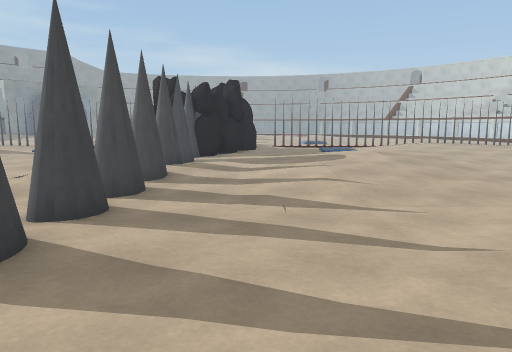
[1] (above)

24 first-person views from a walk through a scene from a Unity 3-D project. The camera is 1.4 m above the floor, tilts 8° down and sees 70° across. The floor is counted in squares, 1 m on a side. Each view is taken from the middle of a square. On the plan, view 1 faces up. The plan holds only what a view shows up to about 16 squares ahead; the rest is blank. The place goes on beyond the plan. The player character is not drawn. Some animated figures are left out. Some surface patterns are stand-ins.

[2]
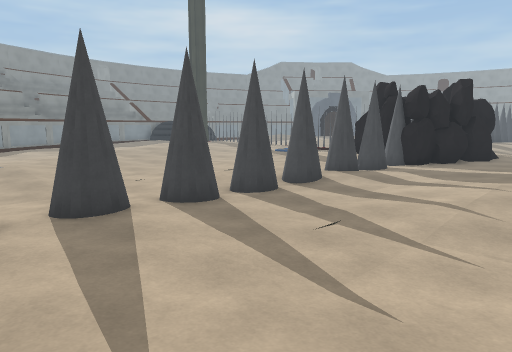

[3]
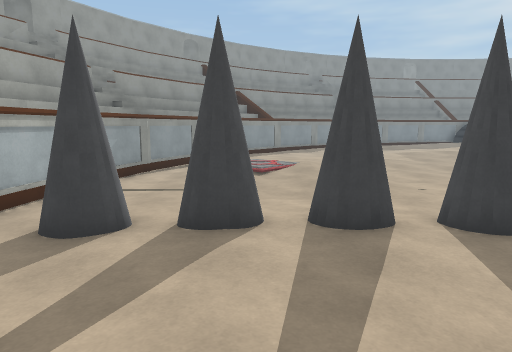

[4]
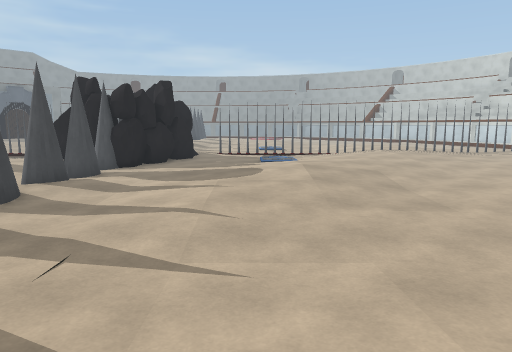

[5]
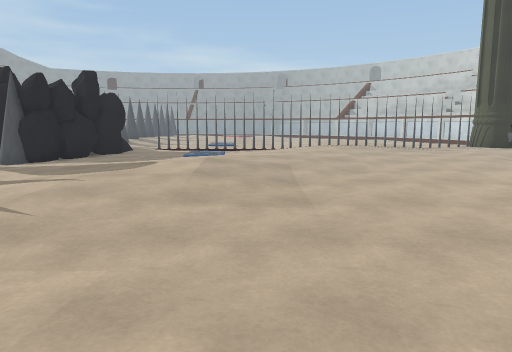

[6]
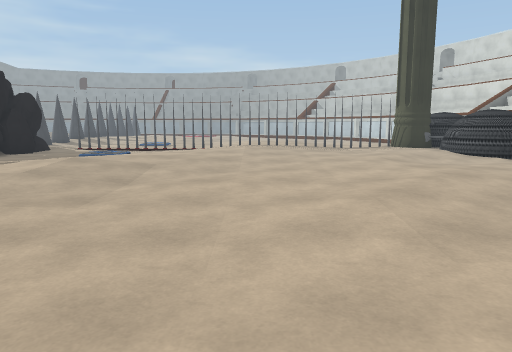

[7]
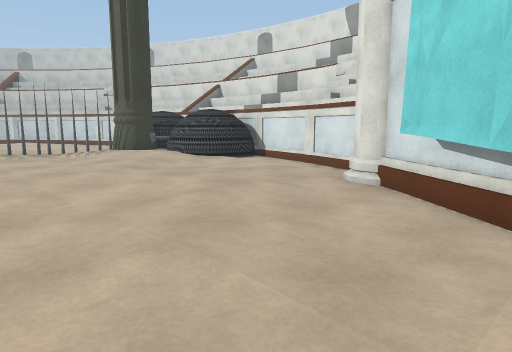

[8]
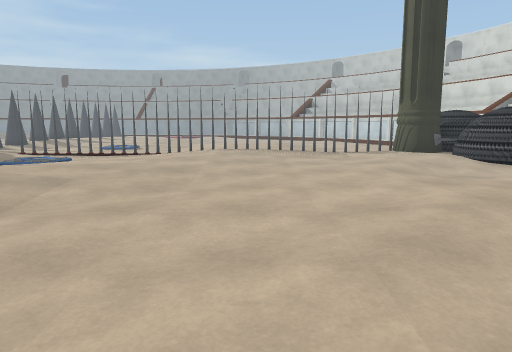

[9]
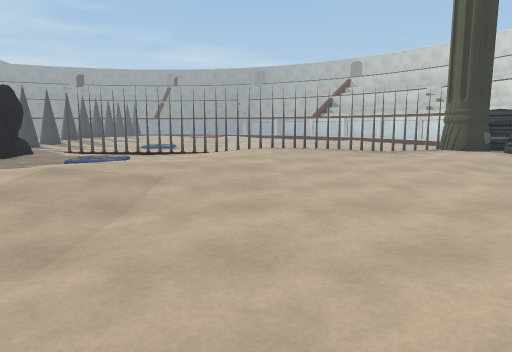

[10]
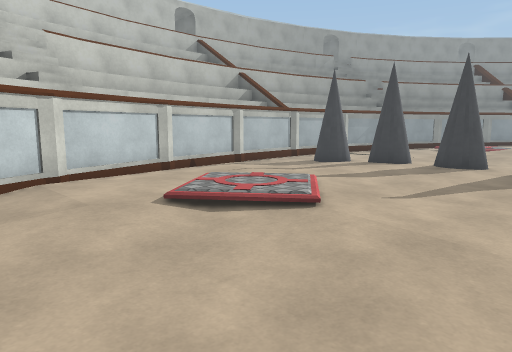

[11]
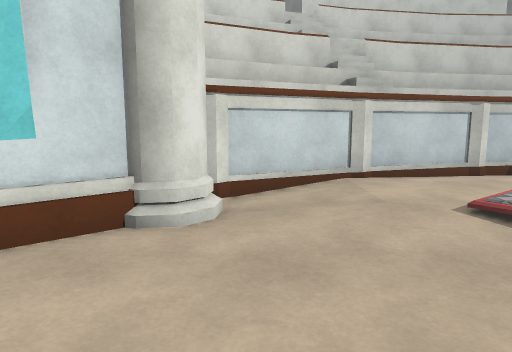

[12]
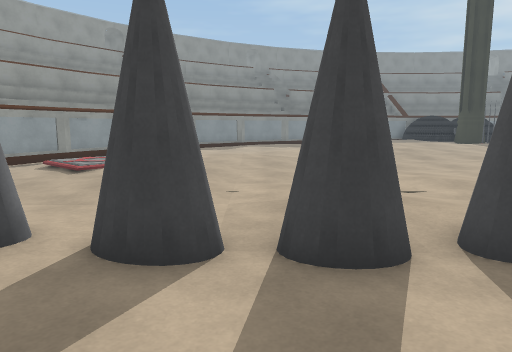

[13]
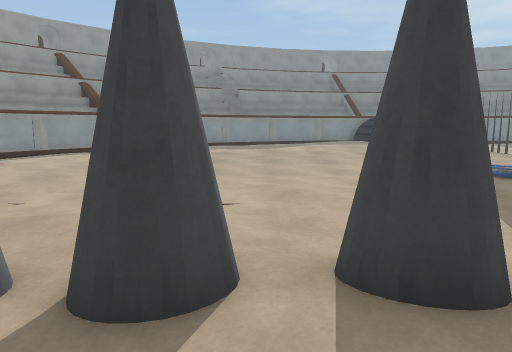

[14]
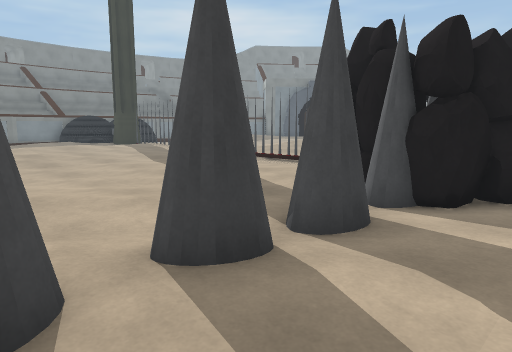

[15]
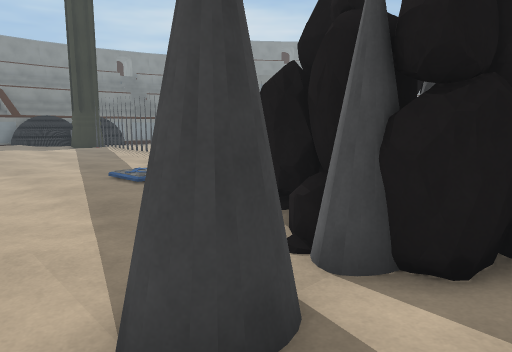

[16]
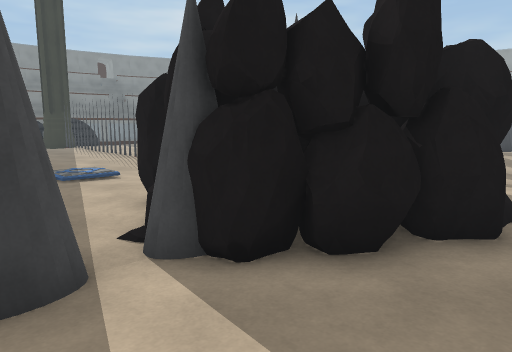

[17]
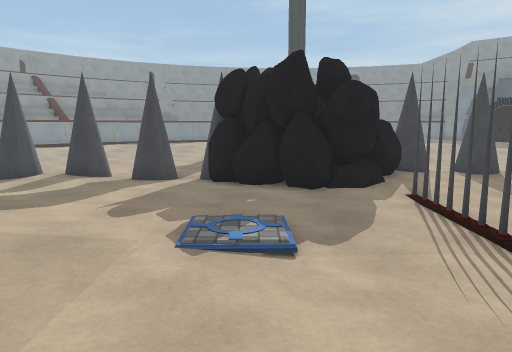

[18]
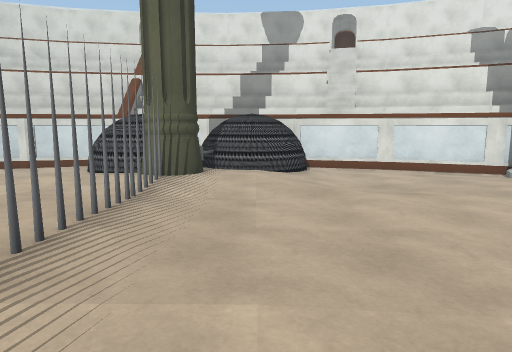

[19]
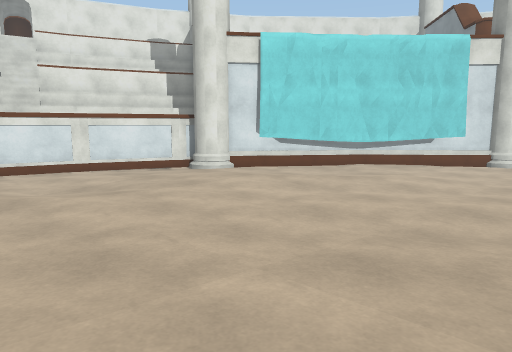

[20]
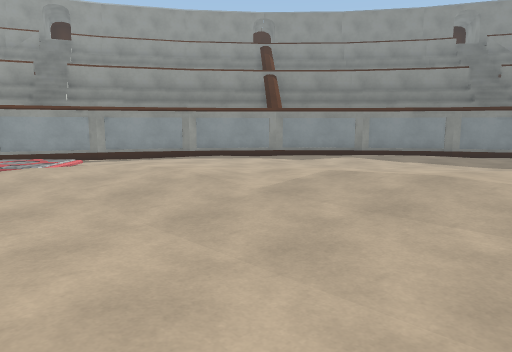

[21]
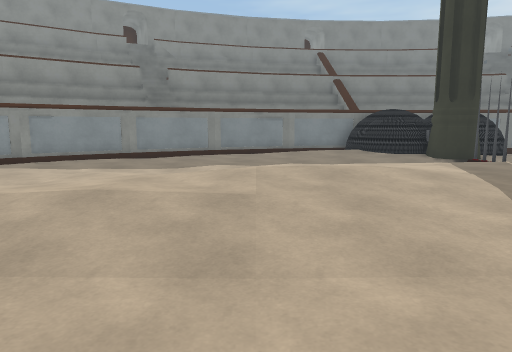

[22]
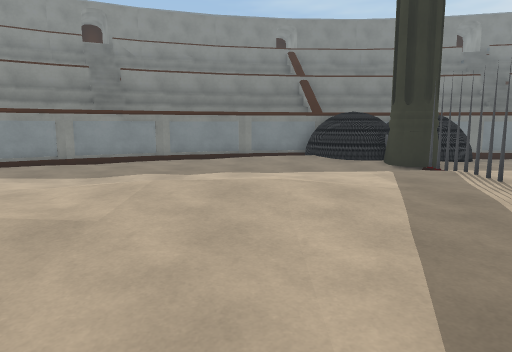

[23]
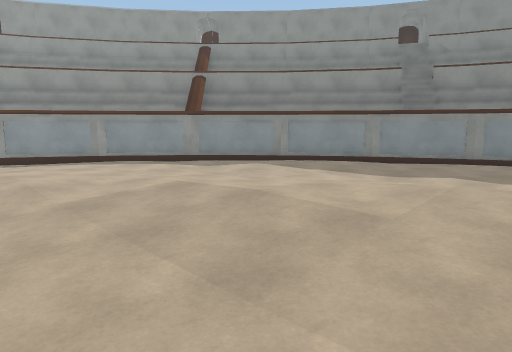

[24]
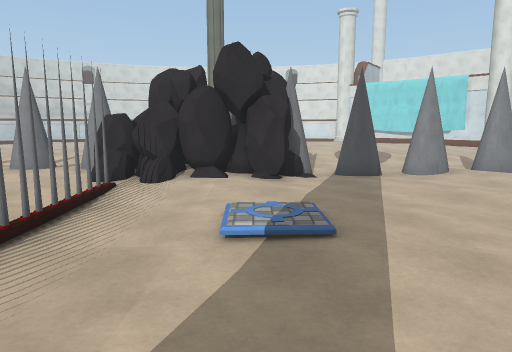

### Floor plan
Key: @ floor where view 1 was taken; # wall or solid block; . main floor; : floor 0.25 m higher than the main floor; + floor 0.5 m higher than the main floor; / step, stairs or slope; = window, fence, low wall or low ledge; ^ raised ledge; S spikes; B boulder; C cone; R ring; O other object.
Columns run from 27 left of view 1 to 22 right of it. Each row starts with its distance up from view 1.
 23                                              =^^
 22    ##CCC    OO  OCCCCC## BB CCCCOOOOOOCCCCCCC ^^^
 21  ####CCCC  OOO  OCCR.#BOOB##CCCOOOOOOOCCCCC #O####
 20   #:..:::::::::......:BBO##B......::::::::::::##
 19  ^=...::::::::.......:B#O BB.....::::::::..:::^#
 18 ==:...::::::::...:/.::#BOBB.../::::::::::.::/.###
 17   :...:::+:::....//...#BSO.....::::::::::::....##
 16 ^ :...:::+:::...........S....::::::::::::::.....#
 15 ^ .....: +::::..........S....:::::::....::......#
 14 ^......  +::::..........S...:::::::......::.....#
 13 ^#..... ::::::..........S....:::::.......:::....#
 12  #..... :::::/..........S....::::........:::...##
 11  #.......:::::..........S....::::........::..//#
 10  ##.......::::..........S....:::........:....###
  9   ##.......:::.....  ...S....:.........:....##
  8    #.......::.:.........S..................##
  7    ##........:::........S.................##
  6     ##.......:::........S................##
  5      ##......:::::......S...............###
  4       #.......:::::.....S..............###
  3       ###......: :......S...../:/.....##
  2         ##...../  /.....S...../ :/...##
  1          ##....  /......S....: :/.:..#
  0           ###.. ........S..@.:...::.##
 -1             ###.........S........:###
 -2               ####...  ........####
 -3                  ##  ###########

Positions as (right, up) in squares from view 1, and headings:
1: (0, 0), facing up
2: (4, 1), facing up-left
3: (3, 2), facing left
4: (3, 2), facing up
5: (6, 3), facing up
6: (10, 3), facing up
7: (10, 6), facing up-right
8: (11, 6), facing up
9: (9, 6), facing up
10: (9, 7), facing down-left
11: (9, 7), facing down
12: (1, 7), facing left
13: (0, 11), facing left
14: (0, 10), facing up-left
15: (-1, 13), facing up-left
16: (1, 14), facing up-left
17: (9, 18), facing left
18: (7, 19), facing right
19: (7, 19), facing down-right
20: (-8, 14), facing down-left
21: (-10, 14), facing left
22: (-11, 16), facing left
23: (-11, 16), facing down-left
24: (-15, 18), facing right
